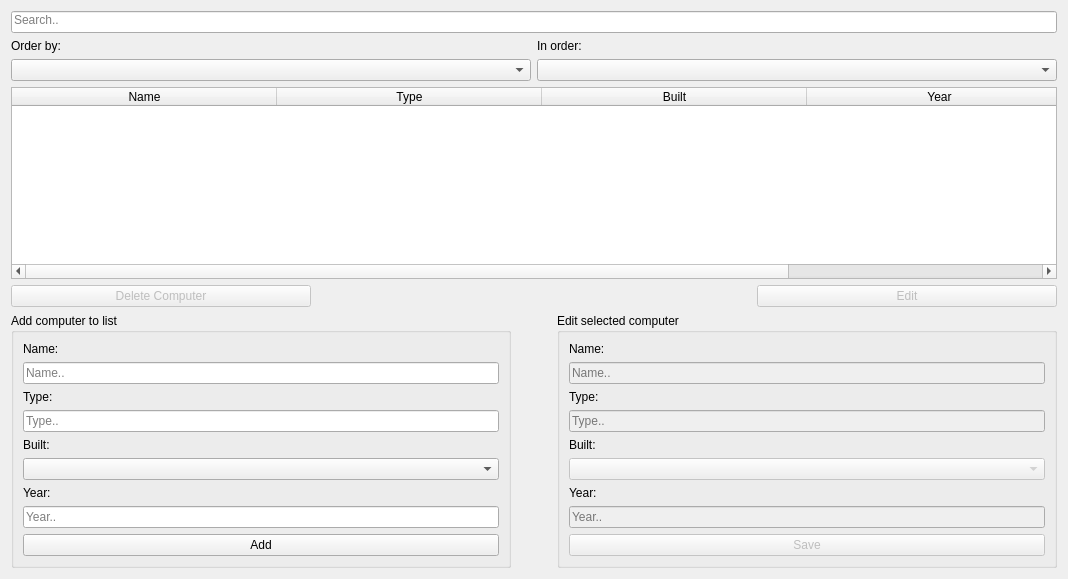
      <widget class="QWidget" name="Computers">
       <attribute name="title">
        <string>Computers</string>
       </attribute>
       <layout class="QVBoxLayout" name="verticalLayout_3">
        <item>
         <widget class="QLineEdit" name="computer_search">
          <property name="text">
           <string/>
          </property>
          <property name="alignment">
           <set>Qt::AlignLeading|Qt::AlignLeft|Qt::AlignTop</set>
          </property>
          <property name="placeholderText">
           <string>Search..</string>
          </property>
         </widget>
        </item>
        <item>
         <layout class="QHBoxLayout" name="horizontalLayout_3">
          <item>
           <widget class="QLabel" name="label_7">
            <property name="text">
             <string>Order by:</string>
            </property>
           </widget>
          </item>
          <item>
           <widget class="QLabel" name="label_6">
            <property name="text">
             <string>In order:</string>
            </property>
           </widget>
          </item>
         </layout>
        </item>
        <item>
         <layout class="QHBoxLayout" name="horizontalLayout_13">
          <item>
           <widget class="QComboBox" name="computer_order_by_column"/>
          </item>
          <item>
           <widget class="QComboBox" name="computer_order_by_asc_desc"/>
          </item>
         </layout>
        </item>
        <item>
         <widget class="QTableWidget" name="computer_table">
          <property name="editTriggers">
           <set>QAbstractItemView::NoEditTriggers</set>
          </property>
          <property name="selectionBehavior">
           <enum>QAbstractItemView::SelectRows</enum>
          </property>
          <property name="sortingEnabled">
           <bool>false</bool>
          </property>
          <attribute name="horizontalHeaderDefaultSectionSize">
           <number>265</number>
          </attribute>
          <attribute name="horizontalHeaderStretchLastSection">
           <bool>true</bool>
          </attribute>
          <attribute name="verticalHeaderVisible">
           <bool>false</bool>
          </attribute>
          <column>
           <property name="text">
            <string>Name</string>
           </property>
          </column>
          <column>
           <property name="text">
            <string>Type</string>
           </property>
          </column>
          <column>
           <property name="text">
            <string>Built</string>
           </property>
          </column>
          <column>
           <property name="text">
            <string>Year</string>
           </property>
          </column>
         </widget>
        </item>
        <item>
         <layout class="QHBoxLayout" name="horizontalLayout_11">
          <item>
           <widget class="QPushButton" name="computer_delete">
            <property name="enabled">
             <bool>false</bool>
            </property>
            <property name="minimumSize">
             <size>
              <width>300</width>
              <height>0</height>
             </size>
            </property>
            <property name="text">
             <string>Delete Computer</string>
            </property>
           </widget>
          </item>
          <item>
           <spacer name="horizontalSpacer">
            <property name="orientation">
             <enum>Qt::Horizontal</enum>
            </property>
            <property name="sizeHint" stdset="0">
             <size>
              <width>40</width>
              <height>20</height>
             </size>
            </property>
           </spacer>
          </item>
          <item>
           <widget class="QPushButton" name="computer_edit_button">
            <property name="enabled">
             <bool>false</bool>
            </property>
            <property name="minimumSize">
             <size>
              <width>300</width>
              <height>0</height>
             </size>
            </property>
            <property name="text">
             <string>Edit</string>
            </property>
           </widget>
          </item>
         </layout>
        </item>
        <item>
         <layout class="QHBoxLayout" name="AddAndEditHolder">
          <item>
           <layout class="QVBoxLayout" name="AddHolder">
            <item>
             <widget class="QGroupBox" name="groupBox_2">
              <property name="minimumSize">
               <size>
                <width>500</width>
                <height>0</height>
               </size>
              </property>
              <property name="maximumSize">
               <size>
                <width>650</width>
                <height>16777215</height>
               </size>
              </property>
              <property name="title">
               <string>Add computer to list</string>
              </property>
              <layout class="QVBoxLayout" name="verticalLayout_10">
               <item>
                <layout class="QHBoxLayout" name="NameAndError">
                 <item>
                  <widget class="QLabel" name="computer_name_label">
                   <property name="text">
                    <string>Name:</string>
                   </property>
                  </widget>
                 </item>
                 <item>
                  <widget class="QLabel" name="computer_name_error">
                   <property name="text">
                    <string/>
                   </property>
                  </widget>
                 </item>
                </layout>
               </item>
               <item>
                <widget class="QLineEdit" name="computer_name_input">
                 <property name="placeholderText">
                  <string>Name..</string>
                 </property>
                </widget>
               </item>
               <item>
                <layout class="QHBoxLayout" name="TypeAndError">
                 <item>
                  <widget class="QLabel" name="computer_type_label">
                   <property name="text">
                    <string>Type:</string>
                   </property>
                  </widget>
                 </item>
                 <item>
                  <widget class="QLabel" name="computer_type_error">
                   <property name="text">
                    <string/>
                   </property>
                  </widget>
                 </item>
                </layout>
               </item>
               <item>
                <widget class="QLineEdit" name="computer_type_input">
                 <property name="placeholderText">
                  <string>Type..</string>
                 </property>
                </widget>
               </item>
               <item>
                <layout class="QHBoxLayout" name="BuiltAndError">
                 <item>
                  <widget class="QLabel" name="computer_built_label">
                   <property name="text">
                    <string>Built:</string>
                   </property>
                  </widget>
                 </item>
                 <item>
                  <widget class="QLabel" name="computer_built_error">
                   <property name="text">
                    <string/>
                   </property>
                  </widget>
                 </item>
                </layout>
               </item>
               <item>
                <widget class="QComboBox" name="computer_built_input"/>
               </item>
               <item>
                <layout class="QHBoxLayout" name="YearAndError">
                 <item>
                  <widget class="QLabel" name="computer_year_lable">
                   <property name="text">
                    <string>Year:</string>
                   </property>
                  </widget>
                 </item>
                 <item>
                  <widget class="QLabel" name="computer_year_error">
                   <property name="text">
                    <string/>
                   </property>
                  </widget>
                 </item>
                </layout>
               </item>
               <item>
                <widget class="QLineEdit" name="computer_year_input">
                 <property name="text">
                  <string/>
                 </property>
                 <property name="placeholderText">
                  <string>Year..</string>
                 </property>
                </widget>
               </item>
               <item>
                <widget class="QPushButton" name="computer_button">
                 <property name="text">
                  <string>Add</string>
                 </property>
                </widget>
               </item>
              </layout>
             </widget>
            </item>
           </layout>
          </item>
          <item>
           <spacer name="horizontalSpacer_3">
            <property name="orientation">
             <enum>Qt::Horizontal</enum>
            </property>
            <property name="sizeHint" stdset="0">
             <size>
              <width>40</width>
              <height>20</height>
             </size>
            </property>
           </spacer>
          </item>
          <item>
           <layout class="QVBoxLayout" name="EditHolder">
            <item>
             <widget class="QGroupBox" name="groupBox_3">
              <property name="minimumSize">
               <size>
                <width>500</width>
                <height>0</height>
               </size>
              </property>
              <property name="maximumSize">
               <size>
                <width>650</width>
                <height>16777215</height>
               </size>
              </property>
              <property name="title">
               <string>Edit selected computer</string>
              </property>
              <layout class="QVBoxLayout" name="verticalLayout_9">
               <item>
                <layout class="QHBoxLayout" name="NameAndErrorEdit">
                 <item>
                  <widget class="QLabel" name="computer_name_label_2">
                   <property name="text">
                    <string>Name:</string>
                   </property>
                  </widget>
                 </item>
                 <item>
                  <widget class="QLabel" name="computer_name_error_edit">
                   <property name="text">
                    <string/>
                   </property>
                  </widget>
                 </item>
                </layout>
               </item>
               <item>
                <widget class="QLineEdit" name="computer_name_input_edit">
                 <property name="enabled">
                  <bool>false</bool>
                 </property>
                 <property name="placeholderText">
                  <string>Name..</string>
                 </property>
                </widget>
               </item>
               <item>
                <layout class="QHBoxLayout" name="TypeAndErrorEdit">
                 <item>
                  <widget class="QLabel" name="computer_type_label_2">
                   <property name="text">
                    <string>Type:</string>
                   </property>
                  </widget>
                 </item>
                 <item>
                  <widget class="QLabel" name="computer_type_error_edit">
                   <property name="text">
                    <string/>
                   </property>
                  </widget>
                 </item>
                </layout>
               </item>
               <item>
                <widget class="QLineEdit" name="computer_type_input_edit">
                 <property name="enabled">
                  <bool>false</bool>
                 </property>
                 <property name="placeholderText">
                  <string>Type..</string>
                 </property>
                </widget>
               </item>
               <item>
                <layout class="QHBoxLayout" name="BuiltAndErrorEdit">
                 <item>
                  <widget class="QLabel" name="computer_built_label_2">
                   <property name="text">
                    <string>Built:</string>
                   </property>
                  </widget>
                 </item>
                 <item>
                  <widget class="QLabel" name="computer_built_error_edit">
                   <property name="text">
                    <string/>
                   </property>
                  </widget>
                 </item>
                </layout>
               </item>
               <item>
                <widget class="QComboBox" name="computer_built_input_edit">
                 <property name="enabled">
                  <bool>false</bool>
                 </property>
                </widget>
               </item>
               <item>
                <layout class="QHBoxLayout" name="YearAndErrorEdit">
                 <item>
                  <widget class="QLabel" name="computer_year_lable_2">
                   <property name="text">
                    <string>Year:</string>
                   </property>
                  </widget>
                 </item>
                 <item>
                  <widget class="QLabel" name="computer_year_error_2">
                   <property name="text">
                    <string/>
                   </property>
                  </widget>
                 </item>
                </layout>
               </item>
               <item>
                <widget class="QLineEdit" name="computer_year_input_edit">
                 <property name="enabled">
                  <bool>false</bool>
                 </property>
                 <property name="text">
                  <string/>
                 </property>
                 <property name="placeholderText">
                  <string>Year..</string>
                 </property>
                </widget>
               </item>
               <item>
                <widget class="QPushButton" name="computer_button_edit">
                 <property name="enabled">
                  <bool>false</bool>
                 </property>
                 <property name="text">
                  <string>Save</string>
                 </property>
                </widget>
               </item>
              </layout>
             </widget>
            </item>
           </layout>
          </item>
         </layout>
        </item>
       </layout>
      </widget>
